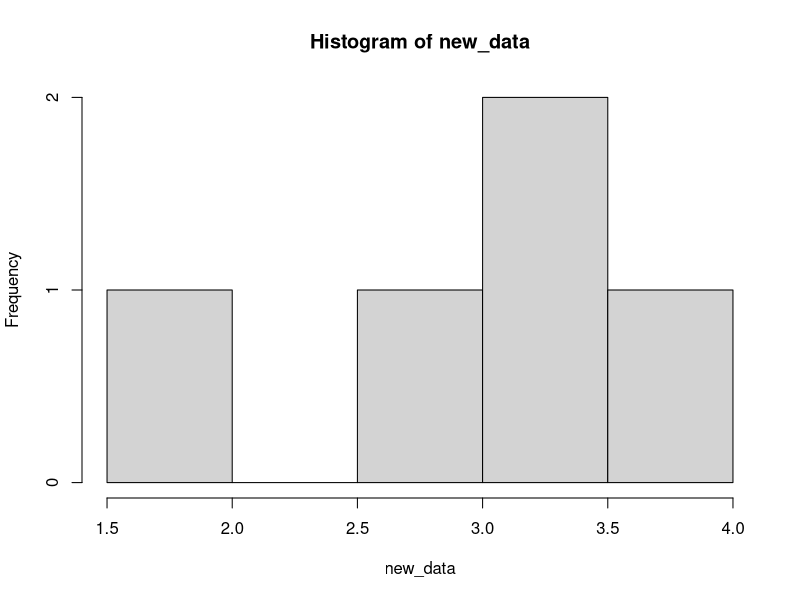
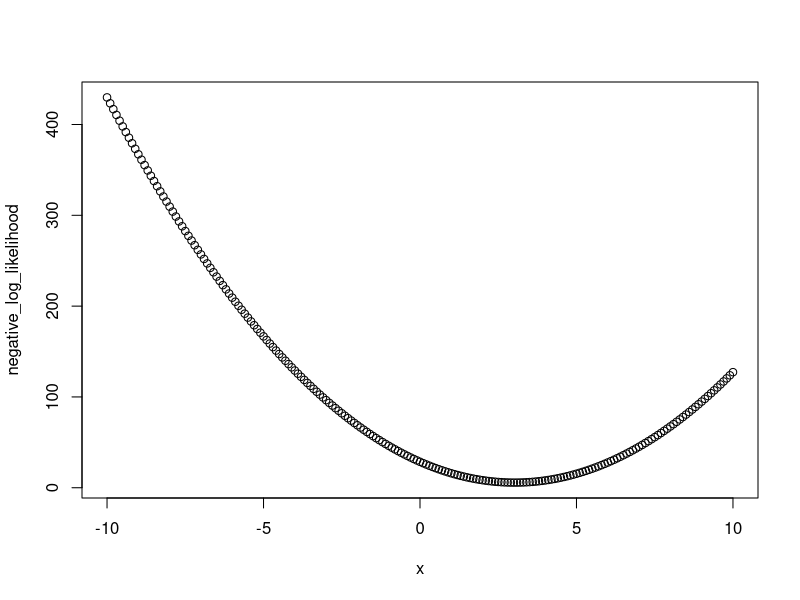
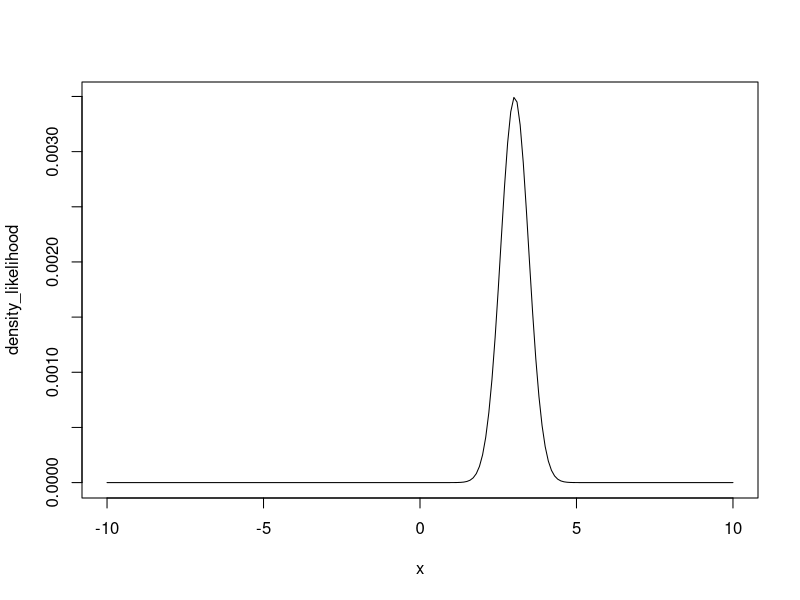
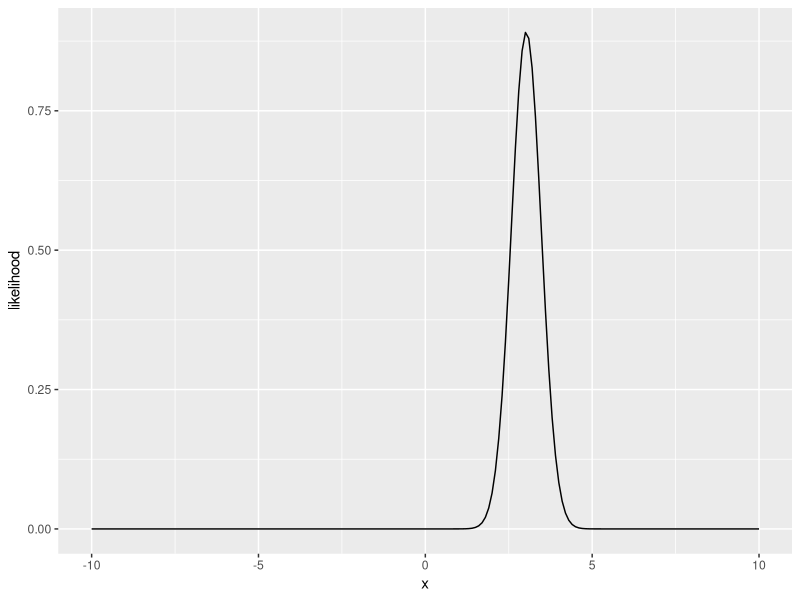
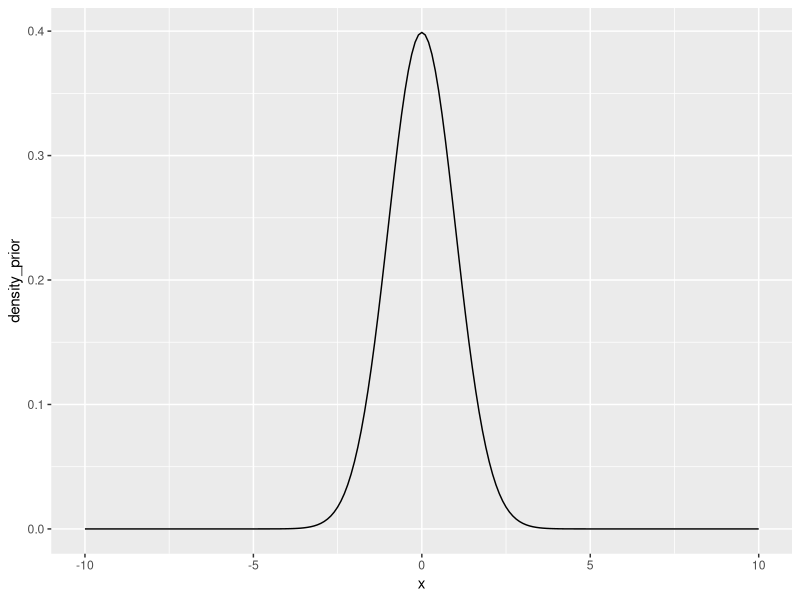
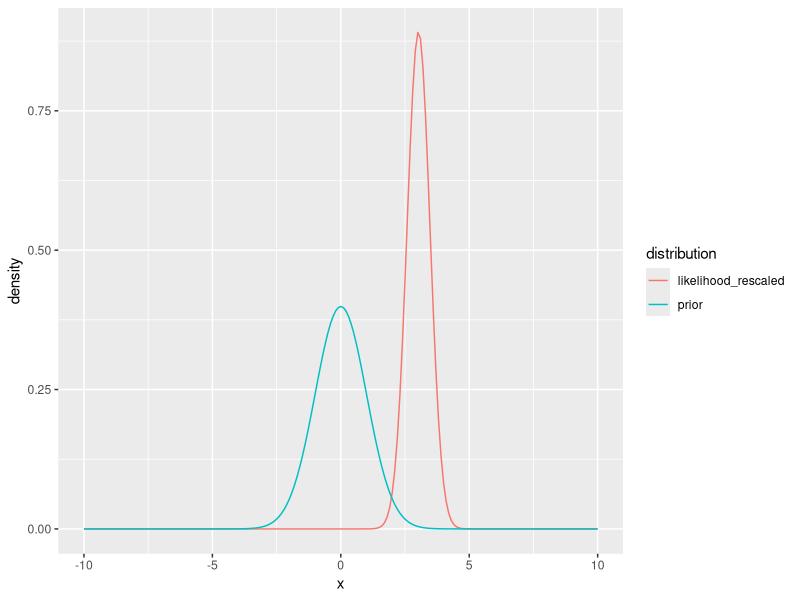
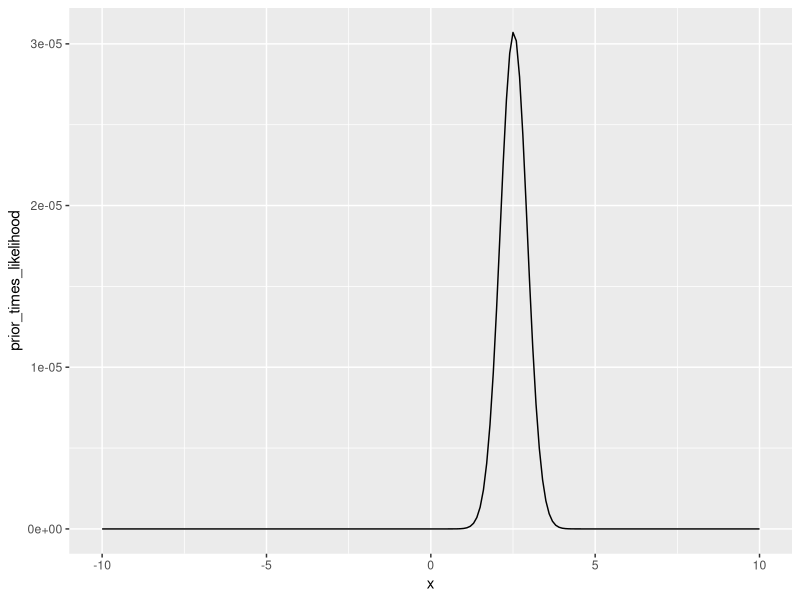
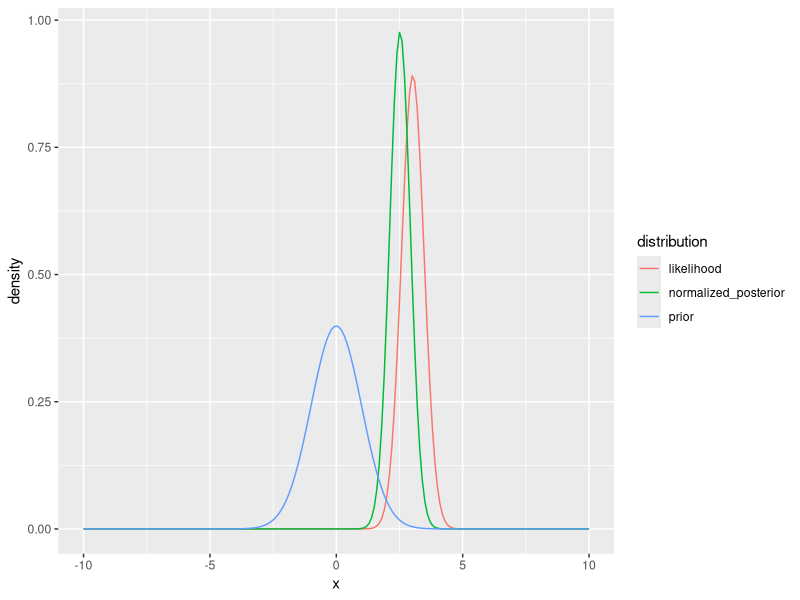

Here is the R script that generated these plots, in order:
## ---- chunk 1
#| echo = FALSE
#| message = FALSE
library(tidyverse)
library(patchwork)
## ---- chunk 2
num_data_points <- 5

mean_data <- 3.0
sd_data <- 1.0

new_data <- rnorm(num_data_points, mean = mean_data, sd = sd_data)
hist(new_data)
## ---- chunk 3
#DATA MODEL
delta_x <- 0.1
x <- seq(-10,10, delta_x)
negative_log_likelihood <- rep(NA,length(x))
for(i in 1:length(x)){
  negative_log_likelihood[i] <- -sum(dnorm(new_data, mean = x[i], sd = 1, log = TRUE))
}

plot(x, negative_log_likelihood)
## ---- chunk 4
density_likelihood <- exp(-negative_log_likelihood)
plot(x, density_likelihood, type = "l")

## ---- chunk 5
likelihood_area_under_curve <- sum(density_likelihood * delta_x) #Width * Height
density_likelihood_rescaled <- density_likelihood/likelihood_area_under_curve
## ---- chunk 6
d <- tibble(x = x,
            likelihood = density_likelihood_rescaled)
ggplot(d, aes(x = x, y = likelihood)) +
  geom_line()

## ---- chunk 7
mean_prior <- 0
sd_prior <- 1.0

#Priors
density_prior <- dnorm(x, mean = mean_prior, sd = sd_prior)
d <- tibble(x = x,
            density_prior = density_prior)
ggplot(d, aes(x = x, y = density_prior)) +
  geom_line()
## ---- chunk 8
tibble(x = x,
            prior = density_prior,
            likelihood_rescaled = density_likelihood_rescaled) %>% 
  pivot_longer(cols = -x, names_to = "distribution", values_to = "density") %>% 
  mutate(distribution = factor(distribution)) %>% 
  ggplot(aes(x = x, y = density, color = distribution)) +
  geom_line() 

## ---- chunk 9
prior_times_likelihood <- density_prior * density_likelihood
d <- tibble(x = x,
            prior_times_likelihood = prior_times_likelihood)
ggplot(d, aes(x = x, y = prior_times_likelihood)) +
  geom_line()
## ---- chunk 10
area_under_curve <- sum(prior_times_likelihood * delta_x)  #sum(Width * Height) = total probability of the data given all possible values of the parameter
normalized_posterior <- prior_times_likelihood / area_under_curve

paste0("the probablity of the data is (i.e., area under likelihood x prior curve): ", area_under_curve)
## ---- chunk 11
tibble(x = x,
       prior = density_prior,
       likelihood = density_likelihood_rescaled,
       normalized_posterior = normalized_posterior) %>% 
  pivot_longer(cols = -x, names_to = "distribution", values_to = "density") %>% 
  mutate(distribution = factor(distribution)) %>% 
  ggplot(aes(x = x, y = density, color = distribution)) +
  geom_line()
## ---- chunk 12
explore_senstivity <- function(num_data_points, mean_data, sd_data, mean_prior, sd_prior, title){

new_data <- rnorm(num_data_points, mean_data, sd_data)
delta_x <- 0.1
x <- seq(-5,5, delta_x)
negative_log_likelihood <- rep(NA,length(x))

#DATA MODEL
for(i in 1:length(x)){
  #Process model is that mean = x
  negative_log_likelihood[i] <- -sum(dnorm(new_data, mean = x[i], sd = 1, log = TRUE))
}

density_likelihood <- exp(-negative_log_likelihood)
likelihood_area_under_curve <- sum(density_likelihood * delta_x) #Width * Height
density_likelihood_rescaled <- density_likelihood/likelihood_area_under_curve

#Prior
density_prior <- dnorm(x, mean = mean_prior, sd = sd_prior)

#Prior x Likelihood
prior_times_likelihood <- density_prior * density_likelihood
area_under_curve <- sum(prior_times_likelihood * delta_x) #Width * Height
normalized_posterior <- prior_times_likelihood / area_under_curve

p <- tibble(x = x,
       prior = density_prior,
       likelihood = density_likelihood_rescaled,
       normalized_posterior = normalized_posterior) %>% 
  pivot_longer(cols = -x, names_to = "distribution", values_to = "density") %>% 
  mutate(distribution = factor(distribution)) %>% 
  ggplot(aes(x = x, y = density, color = distribution)) +
  geom_line() +
  labs(title = title)
return(p)
}
## ---- chunk 13
#Baseline
p1 <- explore_senstivity(num_data_points = 5,
                        mean_data = 3,
                        sd_data = 2,
                        mean_prior = 0,
                        sd_prior = 1.0,
                        title = "Baseline")

#Increase confidence in prior
p2 <- explore_senstivity(num_data_points = 5,
                        mean_data = 3,
                        sd_data = 2,
                        mean_prior = 0,
                        sd_prior = 0.1,
                        title = "Increase confidence in prior")

#Increase number of data points
p3 <- explore_senstivity(num_data_points = 50,
                        mean_data = 3,
                        sd_data = 2,
                        mean_prior = 0,
                        sd_prior = 1.0,
                        title = "Increase data")

#Make likelihood mean closer to prior
p4 <- explore_senstivity(num_data_points = 5,
                        mean_data = 0,
                        sd_data = 2,
                        mean_prior = 0,
                        sd_prior = 1.0,
                        title = "Make likelihood mean closer to prior")
(p1 / p2) | (p3 / p4) 


## ---- chunk 14
set.seed(100)
num_data_points <- 10
par1_true <- 3
sd_data <- 0.5
x <- runif(num_data_points, 0, 10)
par_true <- c(par1_true, 0.5)
y_true <- par_true[1] * (x / (x + par_true[2]))
y <- rnorm(length(y_true), mean = y_true, sd = sd_data)
plot(x, y, ylim = c(0, par1_true + 2))
## ---- chunk 15
mean_prior <- 1.0
sd_prior <- 0.5
## ---- chunk 16
delta_par1 <- 0.1
par1 <- seq(-3,10, delta_par1)
negative_log_likelihood <- rep(NA,length(par1))
for(i in 1:length(par1)){
  #Process model
  pred <- par1[i] * (x / (x + par_true[2]))
  #Data model
  negative_log_likelihood[i] <- -sum(dnorm(y, mean = pred, sd = sd_data, log = TRUE))
}

density_likelihood <- exp(-negative_log_likelihood)
likelihood_area_under_curve <- sum(density_likelihood * delta_par1) #Width * Height
density_likelihood_rescaled <- density_likelihood/likelihood_area_under_curve

#Priors
density_prior <- dnorm(par1, mean = mean_prior, sd = sd_prior)
prior_times_likelihood <- density_prior * density_likelihood
area_under_curve <- sum(prior_times_likelihood * delta_par1) #Width * Height
normalized_posterior <- prior_times_likelihood / area_under_curve

tibble(par1 = par1,
       prior = density_prior,
       likelihood = density_likelihood_rescaled,
       normalized_posterior = normalized_posterior) %>% 
  pivot_longer(cols = -par1, names_to = "distribution", values_to = "density") %>% 
  mutate(distribution = factor(distribution)) %>% 
  ggplot(aes(x = par1, y = density, color = distribution)) +
  geom_line()

## ---- chunk 17
par1_mle <- par1[which.max(density_likelihood)]
par1_post <- par1[which.max(normalized_posterior)]

d <- tibble(x = seq(0,10, 0.1),
            prior = mean_prior * (x / (x + par_true[2])),
            likelihood = par1_mle * (x / (x + par_true[2])),
            posterior = par1_post * (x / (x + par_true[2]))) %>% 
  pivot_longer(cols = -x, names_to = "distribution", values_to = "prediction") %>% 
  mutate(distribution = factor(distribution))
ggplot(d, aes(x = x, y = prediction, col = distribution)) +
  geom_line() +
  labs(y = "M-M model prediction (process model)")
## ---- chunk 18
num_data_points <- 10
par1_true <- 3
sd_data <- 0.5
x <- runif(num_data_points, 0, 10)
par_true <- c(par1_true, 0.5)
y_true <- par_true[1] * (x / (x + par_true[2]))
y <- rnorm(length(y_true), mean = y_true, sd = sd_data)
plot(x, y, ylim = c(0, par1_true + 2))
## ---- chunk 19
#Initialize chain
num_iter <- 5000
pars <- array(NA, dim = c(num_iter))
pars[1] <- 2
log_prob_current <- -10000000000
prob_current <- exp(log_prob_current)
jump <- 0.1

mean_prior <- 1.0
sd_prior <- 0.5

for(i in 2:num_iter){
  
  #Randomly select new parameter values
  proposed_pars <- rnorm(1, pars[i - 1], jump)
  
    
  #PRIORS: how likely is the proposed value given the prior distribution?
  prior <- dnorm(proposed_pars, mean = mean_prior, sd = sd_prior)

  #PROCESS MODEL: Use new parameter values in the process model
  pred <- proposed_pars * (x / (x + par_true[2]))

  #DATA MODEL: how likely is the data given the proposed parameter?
  #We are multiplying here
  likelihood <- prod(dnorm(y, mean = pred, sd = sd_data))
  
  #Combine the prior and likelihood
  #remember that you multiply probabilities which mean you can add log(probability)
  prob_proposed <- prior * likelihood
  
  z <- (prob_proposed/prob_current)
  
  #Now pick a random number between 0 and 1
  r <- runif(1, 0, 1)
  
  #If z > r then accept the new parameters
  #Note: this will always happen if the new parameters are more likely than
  #the old parameters z > 1 means than z is always > r no matter what value of
  #r is chosen.  However it will accept worse parameter sets (P_new is less
  #likely then P_old - i.e., z < 1) in proportion to how much worse it is
  #For example: if z = 0.9 and then any random number drawn by runif that is
  #less than 0.90 will result in accepting the worse values (i.e., the slightly
  #worse values will be accepted a lot of the time).  In contrast, if z = 0.01
  #(i.e., the new parameters are much much worse), then they can still be accepted
  #but much more rarely because random r values of < 0.1 occur more rarely
  if(z > r){
    pars[i] <- proposed_pars
    prob_current <- prob_proposed
  }else{
    pars[i] <- pars[i - 1]
    prob_current <- prob_current #this calculation isn't necessary but is here to show you the logic
  }
}
## ---- chunk 20
d <- tibble(iter = 1:num_iter,
       par1 = pars)

p1 <-  ggplot(d, aes(x = iter, y = par1)) +
  geom_line()

p2 <- ggplot(d, aes(x = par1)) +
  geom_histogram()

p1 | p2
## ---- chunk 21
nburn <- 100
d_burn <- tibble(iter = nburn:num_iter,
       par1 = pars[nburn:num_iter])

p1 <-  ggplot(d_burn, aes(x = iter, y = par1)) +
  geom_line()

p2 <- ggplot(d_burn, aes(x = par1)) +
  geom_histogram()

p1 | p2
## ---- chunk 22
par_post_burn <- pars[nburn:num_iter]

#Mean
mean(par_post_burn)
#sd
sd(par_post_burn)
#Quantiles
quantile(par_post_burn, c(0.025, 0.5,0.975))
## ---- chunk 23
num_samples <- 100
sample_index <- sample(x = 1:length(par_post_burn), size = num_samples, replace = TRUE)
random_draws <- par_post_burn[sample_index]
hist(random_draws)
## ---- chunk 24
num_samples <- 1000
x_new = x
pred_posterior_mean <- matrix(NA, num_samples, length(x_new))   # storage for all simulations
y_posterior <- matrix(NA, num_samples, length(x_new)) 

for(i in 1:num_samples){
  sample_index <- sample(x = 1:length(pars), size = 1, replace = TRUE)
  pred_posterior_mean[i, ] <- pars[sample_index] * (x_new / (x_new + par_true[2]))
  y_posterior[i, ] <- rnorm(length(x_new), pred_posterior_mean[i, ], sd = sd_data)
  
}
n.stats.y <- apply(y_posterior, 2, quantile, c(0.025, 0.5, 0.975))
n.stats.y.mean <- apply(y_posterior, 2, mean)

n.stats.mean <- apply(pred_posterior_mean, 2, quantile, c(0.025, 0.5, 0.975))

d <- tibble(x = x_new,
            median = n.stats.y.mean,
            lower95_y = n.stats.y[1, ],
            upper95_y = n.stats.y[3, ],
            lower95_mean = n.stats.mean[1, ],
            upper95_mean = n.stats.mean[3, ],
            obs = y)

ggplot(d, aes(x = x)) +
  geom_ribbon(aes(ymin = lower95_y, ymax = upper95_y), fill = "lightblue", alpha = 0.5) +
    geom_ribbon(aes(ymin = lower95_mean, ymax = upper95_mean), fill = "pink", alpha = 0.5) +
  geom_line(aes(y = median)) +
  geom_point(aes(y = obs)) +
  labs(y = "M-M Prediction")

## ---- chunk 25
library(tidyverse)
library(patchwork)

#Build fake dataset
set.seed(100)
num_data_points <- 200
sd_data <- 0.25
par_true <- c(3, 0.5)
x <- runif(num_data_points, 0, 10)
y_true <- par_true[1] * (x / (x + par_true[2]))
y <- rnorm(length(y_true), mean = y_true, sd = sd_data)
plot(x, y, ylim = c(0, par_true[1] + 2))

#Set MCMC Configuration
num_iter <- 2000
num_pars <- 2
jump <- c(0.05, 0.05)

#Initialize chain
pars <- array(NA, dim = c(num_pars, num_iter))
pars[1, 1] <- 2
pars[2, 1] <- 1
log_likelihood_prior_current <- -10000000000

for(i in 2:num_iter){
  
  #Loop through parameter value
  
  for(j in 1:num_pars){
      #Randomly select new parameter values
    proposed_pars <- pars[, i - 1]
    proposed_pars[j] <- rnorm(1, mean = pars[j, i - 1], sd = jump[j])
    
    ##########################
    # PRIORS
    #########################
    #(remember that you multiply probabilities which mean you can add log(probability))
    log_prior <- dunif(proposed_pars[1], min = 0, max = 10, log = TRUE) + 
      dunif(proposed_pars[2], min = 0, max = 100, log = TRUE)
    
    #Likelihood.  
    #You could use:
    # pred <- process_model(x, pars = proposed_pars)
    # log_likelihood <- sum(dnorm(new_data, mean = pred, sd = sd_data, log = TRUE)
    # but we are looping here because it transitions well to the next section of the course
    log_likelihood <- rep(NA, length(x))
    pred <- rep(NA, length(x))
    for(m in 1:length(x)){
      ##########################
      # PROCESS MODEL
      #########################
      pred[m] <- proposed_pars[1] * (x[m] / (x[m] + proposed_pars[2]))
      ##########################
      # DATA MODEL
      #########################
      log_likelihood[m] <- dnorm(y[m], mean = pred[m], sd = sd_data, log = TRUE)
    }
    #Remember that you multiply probabilities which mean you can add log(probability)
    #Hence the use of sum
    log_likelihood <- sum(log_likelihood)
    
    ############################
    ###  PRIOR x LIKELIHOOD
    ############################
    #Combine the prior and likelihood
    #remember that you multiply probabilities which means you can add log(probability)
    log_likelihood_prior_proposed <- log_prior + log_likelihood
    
    #We want the ratio of new / old but since it is in log space we first
    #take the difference of the logs: log(new/old) = log(new) - log(old) 
    # and then take out of log space exp(log(new) - log(old))
    z <- exp(log_likelihood_prior_proposed - log_likelihood_prior_current)
    
    #Now pick a random number between 0 and 1
    r <- runif(1, min = 0, max = 1)
    #If z > r then accept the new parameters
    #Note: this will always happen if the new parameters are more likely than
    #the old parameters z > 1 means than z is always > r no matter what value of
    #r is chosen.  However it will accept worse parameter sets (P_new is less
    #likely then P_old - i.e., z < 1) in proportion to how much worse it is
    #For example: if z = 0.9 and then any random number drawn by runif that is
    #less than 0.90 will result in accepting the worse values (i.e., the slightly
    #worse values will be accepted a lot of the time).  In contrast, if z = 0.01
    #(i.e., the new parameters are much much worse), then they can still be accepted
    #but much more rarely because random r values of < 0.1 occur more rarely
    if(log(z) > log(r)){
      pars[j, i] <- proposed_pars[j]
      log_likelihood_prior_current <- log_likelihood_prior_proposed
    }else{
      pars[j, i] <- pars[j, i - 1]
      log_likelihood_prior_current <- log_likelihood_prior_current #this calculation isn't necessary but is here to show you the logic
    }
  }
}

d <- tibble(iter = 1:num_iter,
            par1 = pars[1, ],
            par2 = pars[2, ]) %>%
  pivot_longer(-iter, values_to = "value", names_to = "parameter")

p1 <- ggplot(d, aes(x = iter, y = value)) +
  geom_line() +
  facet_wrap(~parameter, scales = "free")

p2 <- ggplot(d, aes(x = value)) +
  geom_histogram() +
  facet_wrap(~parameter, scales = "free")

p1 / p2
## ---- chunk 26


## ---- chunk 27


## ---- chunk 28


## ---- chunk 29


## ---- chunk 30


## ---- chunk 31


## ---- chunk 32
